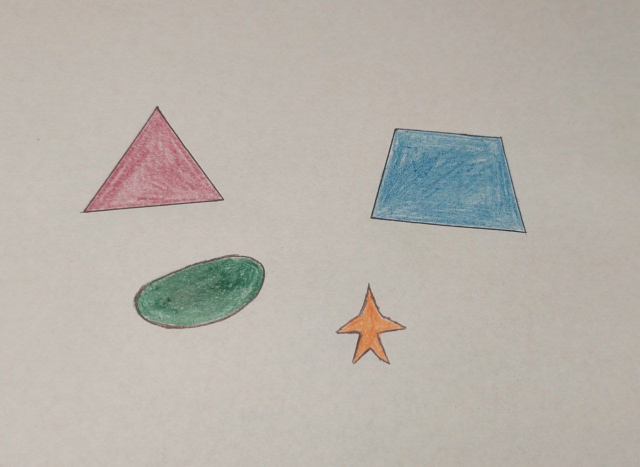
#> input picture images/img5555.jpg, 1280 x 934 px, found by its file name (shown at 1/2 size)
$ python 'HW_lesson5 (1).py'
#> lines starting #> are read from the running program, lines starting #| are printed output that depends on the picture; after the words box and inside, x2 and y2 are one past the last pixel; in counts of white or black regions, pixels touching at a corner belong together
import cv2
import numpy as np

img = cv2.imread('image/img5555.jpg')
#> img is the input picture: shape (934, 1280, 3); mean B, G, R 170.5, 177.9, 183.4
img = cv2.resize(img, (img.shape[1]//2, img.shape[0]//2))
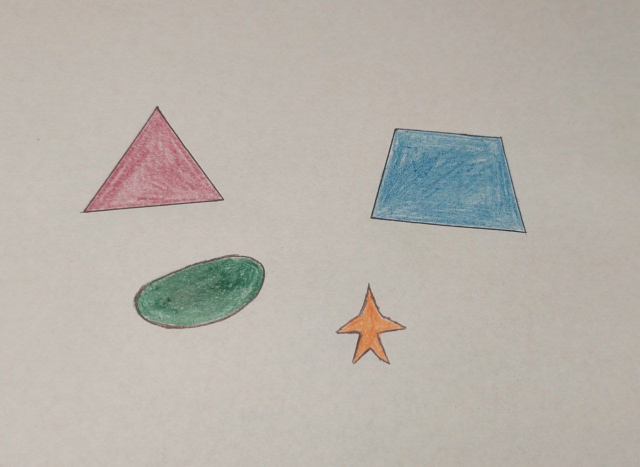
#> img: shape (467, 640, 3); mean B, G, R 170.6, 178, 183.6
img_copy = img.copy()

# img = cv2.GaussianBlur(img, (5, 5), 2)
img = cv2.cvtColor(img, cv2.COLOR_BGR2HSV)
#> img: shape (467, 640, 3); mean H, S, V 24.4, 25.6, 186.3

lower = np.array([0, 31, 0])
upper = np.array([179, 225, 255])

mask = cv2.inRange(img, lower, upper)
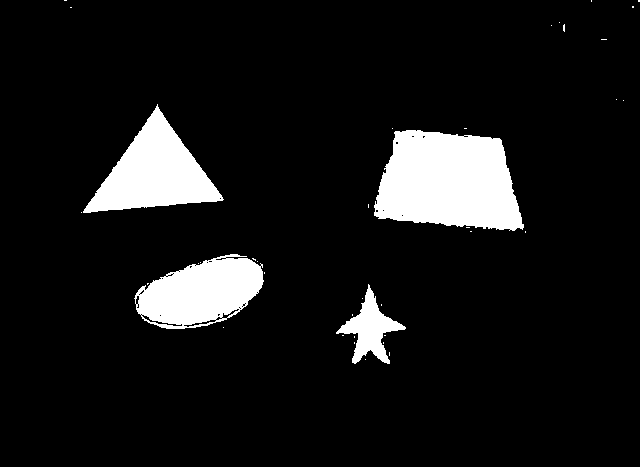
#> mask: shape (467, 640); 9.1% white; 39 white regions (35 under 20 px)
img = cv2.bitwise_and(img, img, mask = mask)
#> img: shape (467, 640, 3); mean H, S, V 9.1, 7.2, 14.3


contours, _ = cv2.findContours(mask, cv2.RETR_EXTERNAL, cv2.CHAIN_APPROX_SIMPLE)
#> contours = 39 contours, 35 with area under 20; largest, box (x1, y1, x2, y2) and area: (374, 130, 524, 231) 11406, (83, 104, 224, 213) 6956, (134, 254, 264, 329) 6430, (336, 284, 406, 364) 1870

for cnt in contours:
    area = cv2.contourArea(cnt)
    if area > 30:
        x, y, w, h = cv2.boundingRect(cnt)
        perimeter = cv2.arcLength(cnt, True) #ОБЧИСЛЮЄТЬСЯ ПЕРИМЕТР КОНТУРУ
        M = cv2.moments(cnt)                #моменти конкуру

        if M['m00'] != 0:
            cx = int(M['m10'] / M['m00'])
            cy = int(M['m01'] / M['m00'])

        aspect_ratio = round(w/h,2)
        compactness = round((4* np.pi * area)/(perimeter ** 2),2)
        approx = cv2.approxPolyDP(cnt, 0.02 * perimeter, True) #ккість вершин у фігурі
        if len(approx) == 4:
            shape = "square"
        elif len(approx) == 3:
            shape = "triangle"
        elif len(approx) >5 and len(approx)<=8:
            shape = "oval"
        elif len(approx) == 10:
            shape = "star"
        else:
            shape = "else"


        cv2.putText(img_copy, f'S: {int(area)}, P:{int(perimeter)}', (x, y - 5), cv2.FONT_HERSHEY_SIMPLEX, 0.8, (0, 255, 0), 2)
        cv2.rectangle(img_copy, (x, y), (x + w, y + h), (0, 255, 0), 2)
        cv2.circle(img_copy, (cx,cy),  4, (0, 0, 255), -1)
        cv2.putText(img_copy, f'AR:{aspect_ratio}, C:{compactness}', (x, y - 35), cv2.FONT_HERSHEY_SIMPLEX, 0.8, (0, 255, 0), 2)
        cv2.putText(img_copy, f'shape:{shape}', (x, y - 65), cv2.FONT_HERSHEY_SIMPLEX, 0.8, (0, 255, 0), 2)
#> this loop made 39 passes
#> (area, x, y, w, h, perimeter, cx, cy) on passes 25, 28: (11405.5, 374, 130, 150, 101, 503.9, 447, 181), (6956, 83, 104, 141, 109, 411.8, 154, 172)
#> (area, x, y, w, h, perimeter, cx, cy) on passes 12, 19: (1869.5, 336, 284, 70, 80, 310.5, 369, 328), (6430, 134, 254, 130, 75, 415.7, 200, 293)
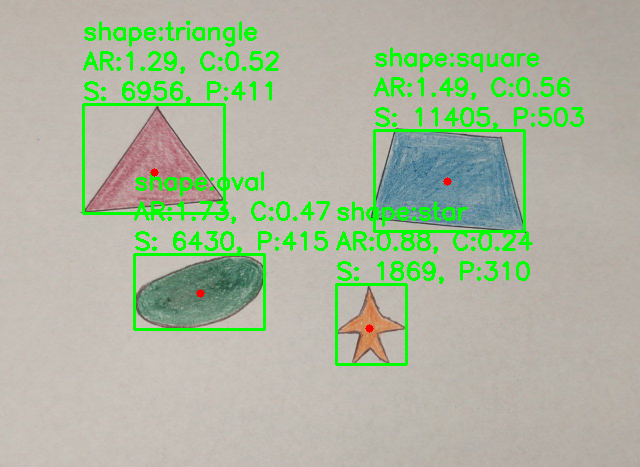
#> img_copy: shape (467, 640, 3); 6.52% of pixels changed, all inside (x1, y1, x2, y2) = (82, 20, 584, 366)


cv2.imwrite("result.jpg", img_copy)
cv2.imshow('img', img)
cv2.imshow('mask', img_copy)


cv2.waitKey(0)

cv2.destroyAllWindows()

$ run again, with images/img1.jpg copied over images/img5555.jpg
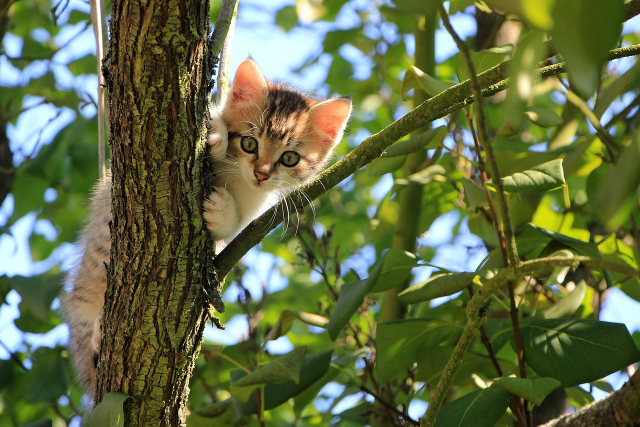
#> input picture images/img1.jpg, 1280 x 853 px, found by its file name (shown at 1/2 size)
#> img is the input picture: shape (853, 1280, 3); mean B, G, R 70, 109.5, 99.4
#> `mask = cv2.inRange(img, lower, upper)`:
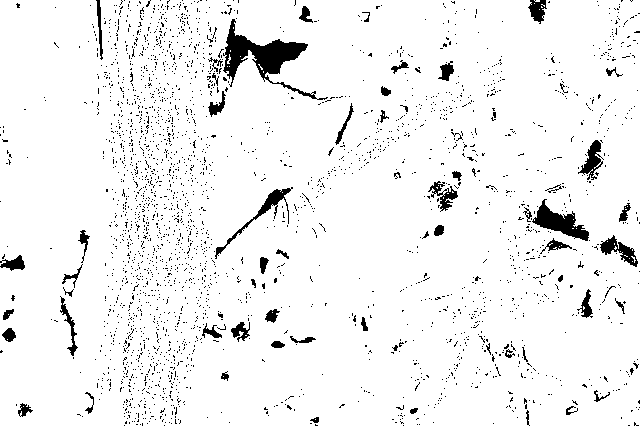
#> mask: shape (426, 640); 94.5% white; 2736 black regions (2674 under 20 px)
#> contours = 6 contours, 5 with area under 20; largest, box (x1, y1, x2, y2) and area: (0, 0, 640, 426) 270676
#> the loop `for cnt in contours:` made 6 passes
#> (area, x, y, w, h, perimeter, cx, cy) on pass 6: (270675.5, 0, 0, 640, 426, 2461.5, 319, 212)
#> after the loop `for cnt in contours:`:
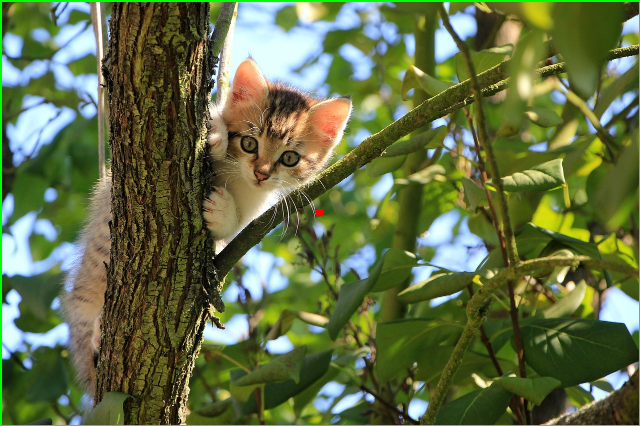
#> img_copy: shape (426, 640, 3); mean B, G, R 69, 111, 98.2
